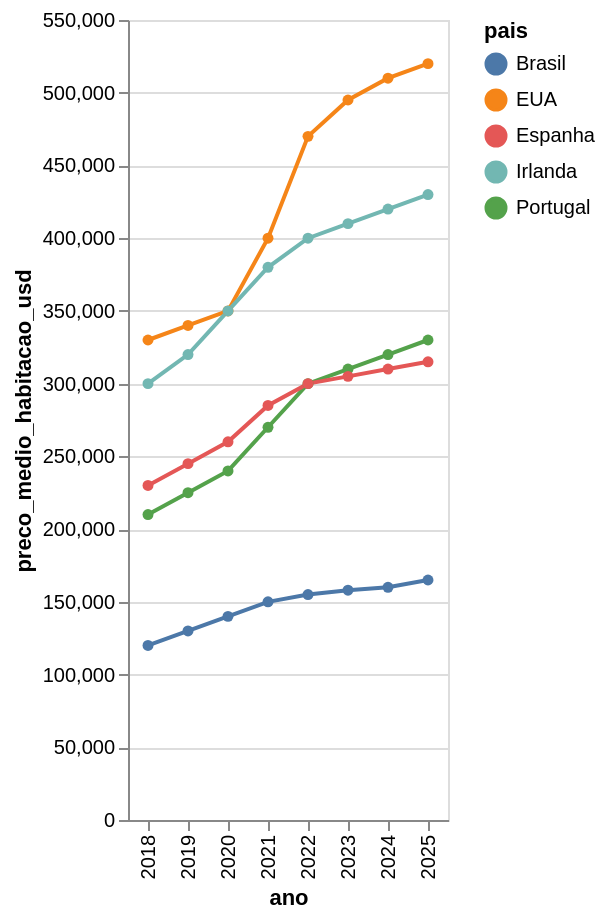

Notebook code for this chart:
### Code cell
# Usar o container inteiro
grafico_preco = alt.Chart(df_filtrado).mark_line(point=True).encode(
    x="ano:O",
    y="preco_medio_habitacao_usd:Q",
    color="pais:N",
    tooltip=["pais", "ano", "preco_medio_habitacao_usd"]
).properties(
    width='container',  # Usa toda a largura disponível
    height=400
).interactive()

st.altair_chart(grafico_preco, use_container_width=True)
grafico_preco

### Figure 1 — Vega-Lite specification as saved in the notebook (floating-point values rounded to 4 significant figures)
{"config": {"view": {"continuousWidth": 300, "continuousHeight": 300}}, "data": {"name": "data-579b8e960732b3cdaaf8944cf3f97233"}, "mark": {"type": "line", "point": true}, "encoding": {"color": {"field": "pais", "type": "nominal"}, "tooltip": [{"field": "pais", "type": "nominal"}, {"field": "ano", "type": "quantitative"}, {"field": "preco_medio_habitacao_usd", "type": "quantitative"}], "x": {"field": "ano", "type": "ordinal"}, "y": {"field": "preco_medio_habitacao_usd", "type": "quantitative"}}, "height": 400, "params": [{"name": "param_1", "select": {"type": "interval", "encodings": ["x", "y"]}, "bind": "scales"}], "width": "container", "$schema": "https://vega.github.io/schema/vega-lite/v5.8.0.json", "datasets": {"data-579b8e960732b3cdaaf8944cf3f97233": [{"pais": "Portugal", "ano": 2018, "preco_medio_habitacao_usd": 210000, "salario_medio_anual_usd": 24000, "salario_medio_mensal_usd": 2000, "inflacao_anual_pct": 1.2, "preco_rendimento_ratio": 8.75}, {"pais": "Portugal", "ano": 2019, "preco_medio_habitacao_usd": 225000, "salario_medio_anual_usd": 24500, "salario_medio_mensal_usd": 2042, "inflacao_anual_pct": 0.3, "preco_rendimento_ratio": 9.18}, {"pais": "Portugal", "ano": 2020, "preco_medio_habitacao_usd": 240000, "salario_medio_anual_usd": 25000, "salario_medio_mensal_usd": 2083, "inflacao_anual_pct": 0.0, "preco_rendimento_ratio": 9.6}, {"pais": "Portugal", "ano": 2021, "preco_medio_habitacao_usd": 270000, "salario_medio_anual_usd": 25500, "salario_medio_mensal_usd": 2125, "inflacao_anual_pct": 1.3, "preco_rendimento_ratio": 10.59}, {"pais": "Portugal", "ano": 2022, "preco_medio_habitacao_usd": 300000, "salario_medio_anual_usd": 25800, "salario_medio_mensal_usd": 2150, "inflacao_anual_pct": 7.8, "preco_rendimento_ratio": 11.63}, {"pais": "Portugal", "ano": 2023, "preco_medio_habitacao_usd": 310000, "salario_medio_anual_usd": 26000, "salario_medio_mensal_usd": 2167, "inflacao_anual_pct": 5.3, "preco_rendimento_ratio": 11.92}, {"pais": "Portugal", "ano": 2024, "preco_medio_habitacao_usd": 320000, "salario_medio_anual_usd": 26200, "salario_medio_mensal_usd": 2183, "inflacao_anual_pct": 2.2, "preco_rendimento_ratio": 12.21}, {"pais": "Portugal", "ano": 2025, "preco_medio_habitacao_usd": 330000, "salario_medio_anual_usd": 26500, "salario_medio_mensal_usd": 2208, "inflacao_anual_pct": 2.0, "preco_rendimento_ratio": 12.45}, {"pais": "Espanha", "ano": 2018, "preco_medio_habitacao_usd": 230000, "salario_medio_anual_usd": 27000, "salario_medio_mensal_usd": 2250, "inflacao_anual_pct": 1.7, "preco_rendimento_ratio": 8.52}, {"pais": "Espanha", "ano": 2019, "preco_medio_habitacao_usd": 245000, "salario_medio_anual_usd": 27500, "salario_medio_mensal_usd": 2292, "inflacao_anual_pct": 0.8, "preco_rendimento_ratio": 8.91}, {"pais": "Espanha", "ano": 2020, "preco_medio_habitacao_usd": 260000, "salario_medio_anual_usd": 28000, "salario_medio_mensal_usd": 2333, "inflacao_anual_pct": 0.3, "preco_rendimento_ratio": 9.29}, {"pais": "Espanha", "ano": 2021, "preco_medio_habitacao_usd": 285000, "salario_medio_anual_usd": 28500, "salario_medio_mensal_usd": 2375, "inflacao_anual_pct": 3.1, "preco_rendimento_ratio": 10.0}, {"pais": "Espanha", "ano": 2022, "preco_medio_habitacao_usd": 300000, "salario_medio_anual_usd": 28800, "salario_medio_mensal_usd": 2400, "inflacao_anual_pct": 8.4, "preco_rendimento_ratio": 10.42}, {"pais": "Espanha", "ano": 2023, "preco_medio_habitacao_usd": 305000, "salario_medio_anual_usd": 29000, "salario_medio_mensal_usd": 2417, "inflacao_anual_pct": 3.5, "preco_rendimento_ratio": 10.52}, {"pais": "Espanha", "ano": 2024, "preco_medio_habitacao_usd": 310000, "salario_medio_anual_usd": 29200, "salario_medio_mensal_usd": 2433, "inflacao_anual_pct": 2.9, "preco_rendimento_ratio": 10.62}, {"pais": "Espanha", "ano": 2025, "preco_medio_habitacao_usd": 315000, "salario_medio_anual_usd": 29500, "salario_medio_mensal_usd": 2458, "inflacao_anual_pct": 2.3, "preco_rendimento_ratio": 10.68}, {"pais": "EUA", "ano": 2018, "preco_medio_habitacao_usd": 330000, "salario_medio_anual_usd": 52000, "salario_medio_mensal_usd": 4333, "inflacao_anual_pct": 2.4, "preco_rendimento_ratio": 6.35}, {"pais": "EUA", "ano": 2019, "preco_medio_habitacao_usd": 340000, "salario_medio_anual_usd": 53000, "salario_medio_mensal_usd": 4417, "inflacao_anual_pct": 1.8, "preco_rendimento_ratio": 6.42}, {"pais": "EUA", "ano": 2020, "preco_medio_habitacao_usd": 350000, "salario_medio_anual_usd": 55000, "salario_medio_mensal_usd": 4583, "inflacao_anual_pct": 1.2, "preco_rendimento_ratio": 6.36}, {"pais": "EUA", "ano": 2021, "preco_medio_habitacao_usd": 400000, "salario_medio_anual_usd": 56000, "salario_medio_mensal_usd": 4667, "inflacao_anual_pct": 4.7, "preco_rendimento_ratio": 7.14}, {"pais": "EUA", "ano": 2022, "preco_medio_habitacao_usd": 470000, "salario_medio_anual_usd": 57000, "salario_medio_mensal_usd": 4750, "inflacao_anual_pct": 8.0, "preco_rendimento_ratio": 8.25}, {"pais": "EUA", "ano": 2023, "preco_medio_habitacao_usd": 495000, "salario_medio_anual_usd": 57500, "salario_medio_mensal_usd": 4792, "inflacao_anual_pct": 4.1, "preco_rendimento_ratio": 8.61}, {"pais": "EUA", "ano": 2024, "preco_medio_habitacao_usd": 510000, "salario_medio_anual_usd": 58000, "salario_medio_mensal_usd": 4833, "inflacao_anual_pct": 2.7, "preco_rendimento_ratio": 8.79}, {"pais": "EUA", "ano": 2025, "preco_medio_habitacao_usd": 520000, "salario_medio_anual_usd": 58500, "salario_medio_mensal_usd": 4875, "inflacao_anual_pct": 2.3, "preco_rendimento_ratio": 8.89}, {"pais": "Brasil", "ano": 2018, "preco_medio_habitacao_usd": 120000, "salario_medio_anual_usd": 8500, "salario_medio_mensal_usd": 708, "inflacao_anual_pct": 3.7, "preco_rendimento_ratio": 14.12}, {"pais": "Brasil", "ano": 2019, "preco_medio_habitacao_usd": 130000, "salario_medio_anual_usd": 8800, "salario_medio_mensal_usd": 733, "inflacao_anual_pct": 3.7, "preco_rendimento_ratio": 14.77}, {"pais": "Brasil", "ano": 2020, "preco_medio_habitacao_usd": 140000, "salario_medio_anual_usd": 9000, "salario_medio_mensal_usd": 750, "inflacao_anual_pct": 4.5, "preco_rendimento_ratio": 15.56}, {"pais": "Brasil", "ano": 2021, "preco_medio_habitacao_usd": 150000, "salario_medio_anual_usd": 9200, "salario_medio_mensal_usd": 767, "inflacao_anual_pct": 10.1, "preco_rendimento_ratio": 16.3}, {"pais": "Brasil", "ano": 2022, "preco_medio_habitacao_usd": 155000, "salario_medio_anual_usd": 9300, "salario_medio_mensal_usd": 775, "inflacao_anual_pct": 5.8, "preco_rendimento_ratio": 16.67}, {"pais": "Brasil", "ano": 2023, "preco_medio_habitacao_usd": 158000, "salario_medio_anual_usd": 9400, "salario_medio_mensal_usd": 783, "inflacao_anual_pct": 4.6, "preco_rendimento_ratio": 16.81}, {"pais": "Brasil", "ano": 2024, "preco_medio_habitacao_usd": 160000, "salario_medio_anual_usd": 9500, "salario_medio_mensal_usd": 792, "inflacao_anual_pct": 5.0, "preco_rendimento_ratio": 16.84}, {"pais": "Brasil", "ano": 2025, "preco_medio_habitacao_usd": 165000, "salario_medio_anual_usd": 9600, "salario_medio_mensal_usd": 800, "inflacao_anual_pct": 4.5, "preco_rendimento_ratio": 17.19}, {"pais": "Irlanda", "ano": 2018, "preco_medio_habitacao_usd": 300000, "salario_medio_anual_usd": 47000, "salario_medio_mensal_usd": 3917, "inflacao_anual_pct": 0.6, "preco_rendimento_ratio": 6.38}, {"pais": "Irlanda", "ano": 2019, "preco_medio_habitacao_usd": 320000, "salario_medio_anual_usd": 48500, "salario_medio_mensal_usd": 4042, "inflacao_anual_pct": 0.9, "preco_rendimento_ratio": 6.6}, {"pais": "Irlanda", "ano": 2020, "preco_medio_habitacao_usd": 350000, "salario_medio_anual_usd": 50000, "salario_medio_mensal_usd": 4167, "inflacao_anual_pct": 0.3, "preco_rendimento_ratio": 7.0}, {"pais": "Irlanda", "ano": 2021, "preco_medio_habitacao_usd": 380000, "salario_medio_anual_usd": 51000, "salario_medio_mensal_usd": 4250, "inflacao_anual_pct": 2.4, "preco_rendimento_ratio": 7.45}, {"pais": "Irlanda", "ano": 2022, "preco_medio_habitacao_usd": 400000, "salario_medio_anual_usd": 51500, "salario_medio_mensal_usd": 4292, "inflacao_anual_pct": 7.8, "preco_rendimento_ratio": 7.77}, {"pais": "Irlanda", "ano": 2023, "preco_medio_habitacao_usd": 410000, "salario_medio_anual_usd": 51800, "salario_medio_mensal_usd": 4317, "inflacao_anual_pct": 6.4, "preco_rendimento_ratio": 7.92}, {"pais": "Irlanda", "ano": 2024, "preco_medio_habitacao_usd": 420000, "salario_medio_anual_usd": 52000, "salario_medio_mensal_usd": 4333, "inflacao_anual_pct": 1.8, "preco_rendimento_ratio": 8.08}, {"pais": "Irlanda", "ano": 2025, "preco_medio_habitacao_usd": 430000, "salario_medio_anual_usd": 52500, "salario_medio_mensal_usd": 4375, "inflacao_anual_pct": 2.0, "preco_rendimento_ratio": 8.19}]}}
